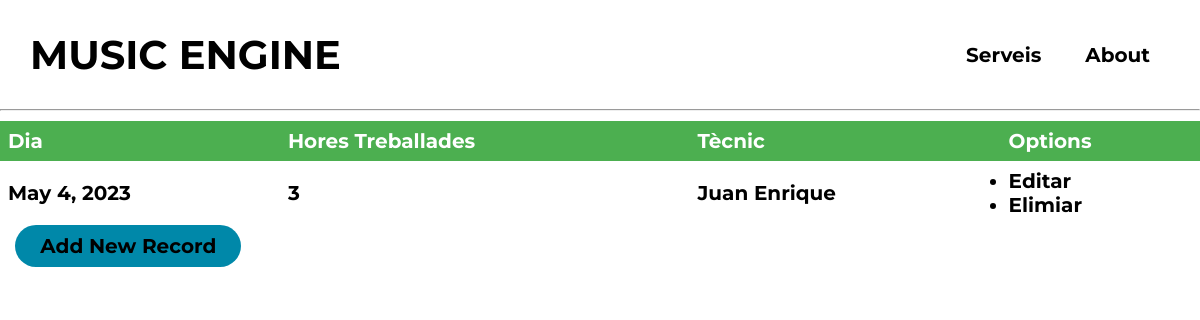
Before: /hours/ (signed in) with the older database file.
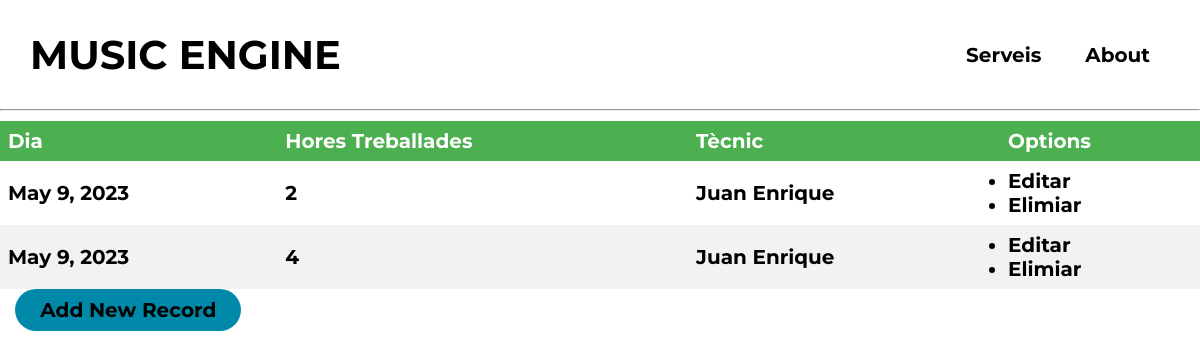
After: the same page with the newer database file.
### music_engine/models.py (models this page shows)
class HoursRecord(models.Model):
    id = models.IntegerField(primary_key=True, auto_created=True)
    date = models.DateField(default=date.today)
    hours = models.IntegerField(validators=[MinValueValidator(0), MaxValueValidator(8)], default=0)
    technician = models.ForeignKey(User, on_delete=models.CASCADE)

### music_engine/views.py (the view)
# urls.py: path('hours/', HoursListView.as_view(), name='hours_list'),
class HoursListView(ListView):
    model = HoursRecord
    template_name = 'hours_list.html'
    context_object_name = 'hours'

### templates/hours_list.html
{% include 'navbar.html' %}
<body>
<table>
    <thead>
    <tr>
        <th>Dia</th>
        <th>Hores Treballades</th>
        <th>Tècnic</th>
        <th>Options</th>
    </tr>
    </thead>
    <tbody>
    {% for h in hours %}
        <tr>
            {% if user.username != 'comercial' %}
                {% if h.technician == user %}
                <td>{{ h.date }}</td>
                <td>{{ h.hours }}</td>
                <td>{{ h.technician.first_name }}</td>
                <td>
                  <ul>
                    <li><a href="{% url 'hours_update' h.pk %}">Editar</a></li>
                    <li><a href="{% url 'hours_delete' h.pk %}">Elimiar</a></li>
                  </ul>
                </td>
                {% endif %}
            {% else %}
                <td>{{ h.date }}</td>
                <td>{{ h.hours }}</td>
                <td>{{ h.technician.first_name }}</td>
            {% endif %}
        </tr>
    {% endfor %}
    </tbody>
</table>
{% if user.username != 'comercial' %}
    &nbsp<a class="cta" href="/create/hour_record/">
    &nbsp<button class="button">Add New Record</button>
    </a>
{% endif %}
</body>

### templates/navbar.html (shortened to what this page needs)
{% load static %}
<!DOCTYPE html>
<html lang="en">
<head>
    <link rel="stylesheet" type="text/css" href="{% static 'css/table.css' %}">
    <link rel="stylesheet"
          href="https://code.jquery.com/ui/1.12.1/themes/smoothness/jquery-ui.css" />
</head>
<body>
<header>
    <div class="hometitle">
        <a href="/"><h1 >MUSIC ENGINE</h1 ></a>
    </div>
    <nav>
        <ul class="nav_links">
            <li><a href="#">Serveis</a></li>
            <li><a href="#">About</a></li>
        </ul>
    </nav>
</header>
<hr>
</body>
</html>

### static/css/table.css (style rules this page uses)
table { border-collapse: collapse; width: 100%; }
th, td { text-align: left; padding: 8px; }
tr:nth-child(even) { background-color: #f2f2f2; }
th { background-color: #4CAF50; color: white; }

### templates/navbar.html (style rules this page uses)
* { box-sizing: border-box; margin: 0; padding: 0; }
.hometitle { font-family: "Montserrat", sans-serif; font-weight: 700; font-size: 34px; color: black; text-decoration: none; cursor: pointer; }
li, a, button, p, tr { font-family: "Montserrat", sans-serif; font-weight: 700; font-size: 20px; color: black; text-decoration: none; }
h1 { font-family: "Montserrat", sans-serif; font-weight: 1400; font-size: 40px; color: black; text-decoration: none; margin: 0; }
.hometitle a { text-align: end; display: block; }
header { display: flex; justify-content: space-between; align-items: center; padding: 30px; }
.nav_links { cursor: pointer; }
.nav_links { list-style: none; }
.nav_links li { display: inline-block; padding: 0 20px; }
button { padding: 9px 25px; background-color: rgba(0, 136, 169, 1); border: none; border-radius: 50px; cursor: pointer; }

Changed rows visible on the page:
changed HoursRecord (number 1 of 2 on the later page): date "May 4, 2023" → "May 9, 2023"; hours "3" → "2"
added HoursRecord: date "May 9, 2023", hours "4", technician.first_name "Juan Enrique"
